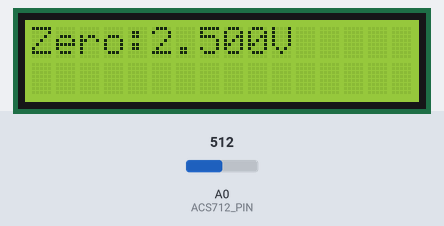
Bench run of a sketch on a simulated Arduino Uno, built with avr-gcc and run on an emulated ATmega328P. Parts: 16×2 character LCD. The test bench sets the inputs (shaded band); at power-on: A0 (ACS712_PIN) = 512. What the sketch prints to the serial monitor is not drawn.

Above: at 1.4 s.
At 4.5 s:
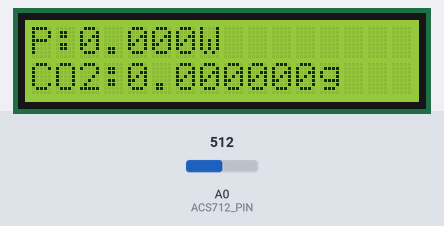
4.6 s: A0 (ACS712_PIN) set to 490
At 5.6 s:
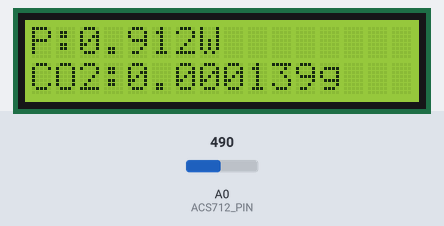
7.3 s: A0 (ACS712_PIN) set to 510
At 8.8 s:
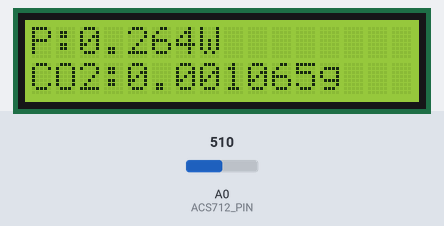
10.3 s: A0 (ACS712_PIN) set to 306
At 11.5 s:
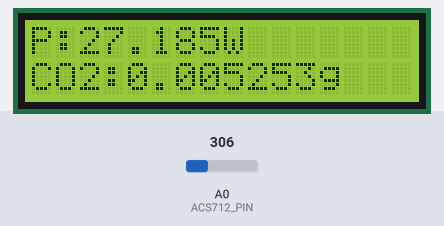
Timing chart, 0 to 13.3 s (numbered marks = the images above; inputs shaded):
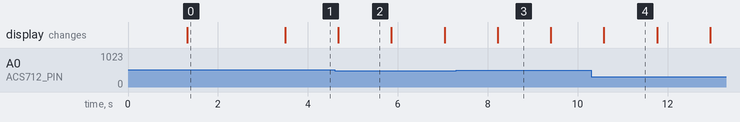

The sketch:

arduino_power_meter.ino
```cpp
#include <Wire.h>
#include <LiquidCrystal_I2C.h>

// LCD 설정 (주소 0x27 또는 0x3F)
LiquidCrystal_I2C lcd(0x27, 16, 2);

// 핀 설정
const int ACS712_PIN = A0;

// ACS712-5A 감도 (V/A)
const float SENSITIVITY = 0.185;

// 테스트용 5V 전원 (보고서대로 저전압 측정)
const float VOLTAGE = 5.0;

// 환경부 탄소배출계수 (kgCO2/kWh)
const float CARBON_FACTOR = 0.4647;

// 누적 변수
float totalEnergyWh = 0.0;
float totalCarbonG = 0.0;
unsigned long lastTime = 0;

// 0A 보정 기준점
float zeroPoint = 2.5;

void setup() {
  Serial.begin(9600);

  // LCD 초기화
  lcd.init();
  lcd.backlight();
  lcd.setCursor(0, 0);
  lcd.print("Scope:3 Power");
  lcd.setCursor(0, 1);
  lcd.print("Calibrating...");

  // ==========================================
  // 0A 보정: IP+/IP-에 아무것도 연결 안 된 상태에서
  // 1000회 샘플링으로 실제 0A 기준점 찾기
  // ==========================================
  delay(1000); // 안정화 대기

  long sum = 0;
  for (int i = 0; i < 1000; i++) {
    sum += analogRead(ACS712_PIN);
    delayMicroseconds(100);
  }
  float avgRaw = sum / 1000.0;
  zeroPoint = (avgRaw / 1024.0) * 5.0;

  lcd.clear();
  lcd.setCursor(0, 0);
  lcd.print("Zero:");
  lcd.print(zeroPoint, 3);
  lcd.print("V");

  Serial.print("Zero Point Calibrated: ");
  Serial.println(zeroPoint, 4);

  delay(2000);
  lastTime = millis();
}

void loop() {
  // 보고서대로 500회 이상 고주파 샘플링 + 이동평균 필터
  long sum = 0;
  for (int i = 0; i < 500; i++) {
    sum += analogRead(ACS712_PIN);
    delayMicroseconds(200);
  }
  float avgRaw = sum / 500.0;

  // 전압 변환 (5V 기준, 10bit ADC)
  float voltage = (avgRaw / 1024.0) * 5.0;

  // ==========================================
  // 전류 계산 (보정된 0A 기준점 사용)
  // ==========================================
  float current = (voltage - zeroPoint) / SENSITIVITY;

  // 노이즈 제거 (작은 값은 0으로)
  if (abs(current) < 0.02) current = 0;
  current = abs(current);

  // 전력 계산 (P = I * V)
  float power = current * VOLTAGE;

  // 누적 에너지 (Wh)
  unsigned long now = millis();
  float deltaTime = (now - lastTime) / 1000.0;
  lastTime = now;

  float energyThisCycle = power * (deltaTime / 3600.0);
  totalEnergyWh += energyThisCycle;

  // 탄소배출량 계산 (g CO2)
  float carbonThisCycle = (energyThisCycle / 1000.0) * (CARBON_FACTOR * 1000.0);
  totalCarbonG += carbonThisCycle;

  // LCD 출력 (2줄)
  lcd.clear();
  lcd.setCursor(0, 0);
  lcd.print("P:");
  lcd.print(power, 3);
  lcd.print("W");

  lcd.setCursor(0, 1);
  lcd.print("CO2:");
  if (totalCarbonG < 1000) {
    lcd.print(totalCarbonG, 6);
    lcd.print("g");
  } else {
    lcd.print(totalCarbonG / 1000.0, 3);
    lcd.print("kg");
  }

  // 1초마다 시리얼 전송 (Python이 파싱)
  Serial.print("CURRENT:");
  Serial.print(current, 4);
  Serial.print(",POWER:");
  Serial.print(power, 4);
  Serial.print(",CARBON:");
  Serial.print(totalCarbonG, 6);
  Serial.print(",ENERGY:");
  Serial.println(totalEnergyWh, 6);

  delay(1000);
}
```

Measured:
- after the input at 4.6 s, the display: changes after 0.08 s (image 2)
- what the display in image 0 shows lasts 2.2 s, from 1.3 s to 3.5 s
- what the display in image 2 shows lasts 1.2 s, from 4.7 s to 5.9 s
